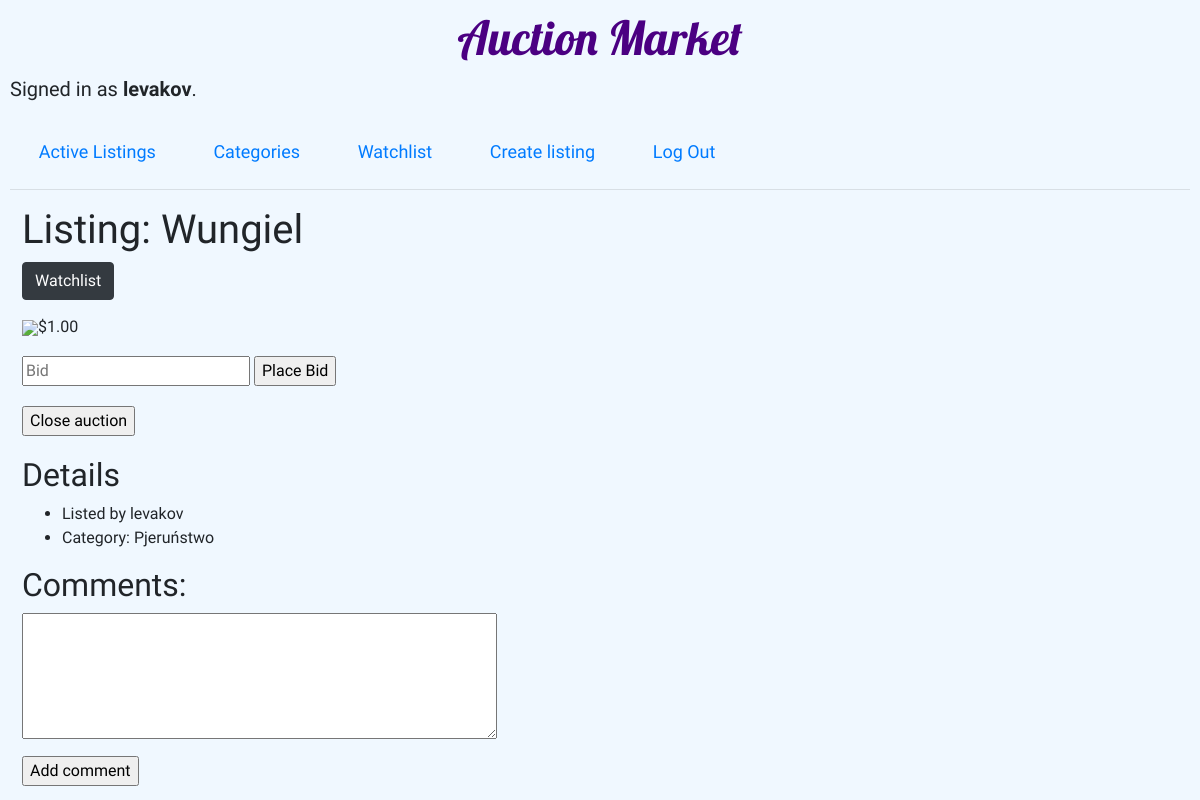
Before: /listings/5 (signed in) with the older database file.
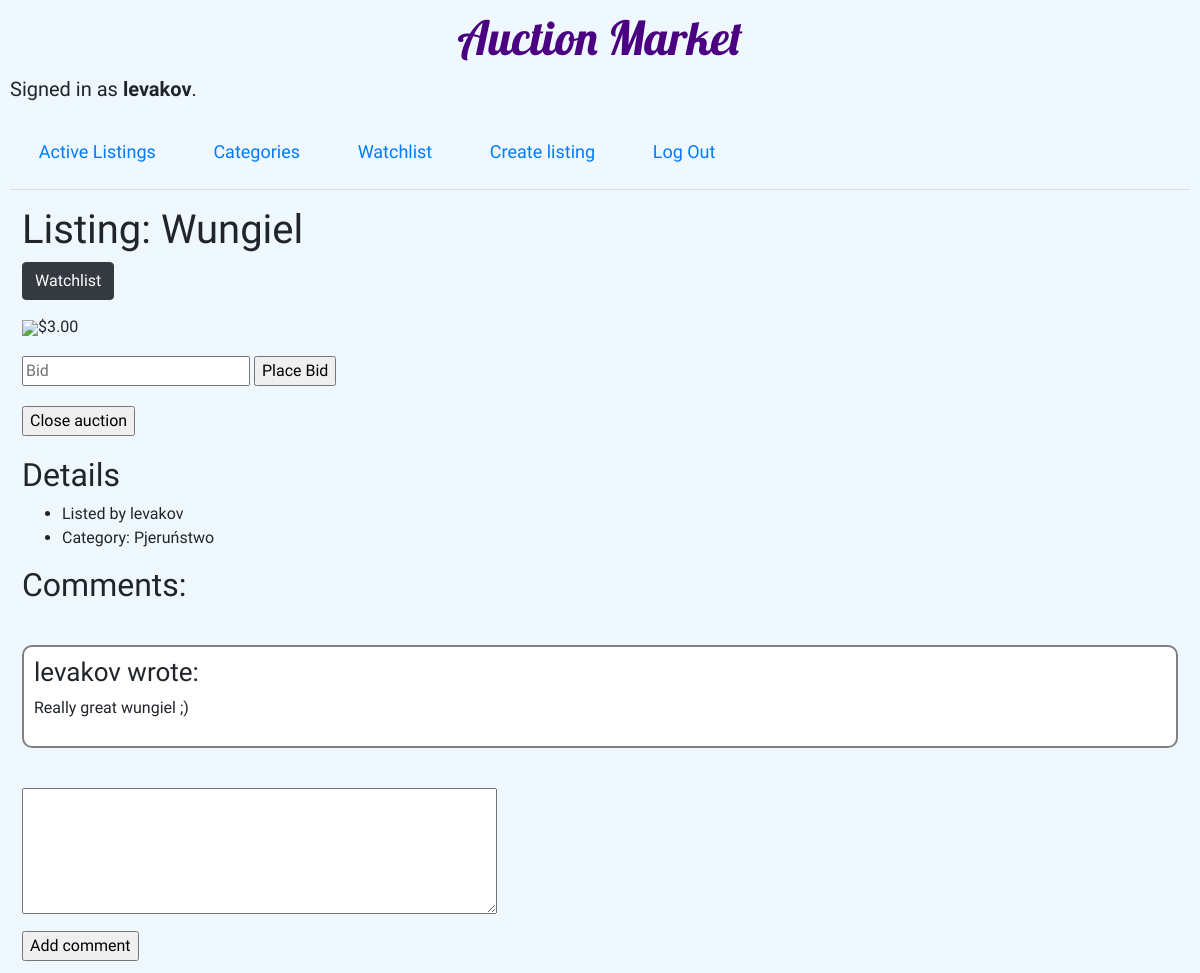
After: the same page with the newer database file.
### auctions/models.py (models this page shows, shortened)
class Auctions(models.Model):
    name = models.CharField(max_length=64)
    category = models.CharField(max_length=32)
    photo = models.URLField()
    listed_by = models.ForeignKey(User, on_delete=models.CASCADE, related_name="listed")

class User(AbstractUser):
    pass

class Comments(models.Model):
    auction_id = models.ForeignKey(Auctions, on_delete=models.CASCADE, related_name="auction_comments")
    user_id = models.ForeignKey(User, on_delete=models.CASCADE, related_name="user_comments")
    comment = models.CharField(max_length=1024)

### auctions/views.py (the view)
# urls.py: path("listings/<int:id>", views.listing, name="listing"),
def listing(request, id, alert=None):
    auction = Auctions.objects.get(id=id)
    auction.price = utils.get_actual_price(auction)
    user_name = request.user.username
    logged_user = User.objects.get(username=user_name)
    if request.method == "POST":
        if 'bid' in request.POST:
            bid = utils.get_number(request.POST["bid"])
            if bid is None:
                alert = "Error: Your bid must be a number"
                is_bid_correct = False
            else:
                is_bid_correct = True
            if is_bid_correct and auction.price >= bid:
                alert = "Error: Your bid must be bigger than actual price"
                is_bid_correct = False
            if is_bid_correct is False:
                return HttpResponseRedirect(reverse("listing", args=(id , alert)))
            else:
                new_bid = Bids(auction_id=auction, user_id=logged_user, price=bid)
                new_bid.save()
                alert= "Added new bid"
                return HttpResponseRedirect(reverse("listing", args=(id , alert)))
        elif 'comment' in request.POST:
            new_comment = request.POST["comment"]
            print(new_comment)
            comment = Comments(auction_id=auction, user_id=logged_user, comment=new_comment)
            comment.save()
            return HttpResponseRedirect(reverse("listing", args=(id, )))
        else:
            auction.delete()
            return HttpResponseRedirect(reverse("index"))
    else:
        if str(auction.listed_by) == user_name:
            my_auction = True
        else:
            my_auction = False
        auction.price = format(auction.price, '.2f')
        comments = Comments.objects.filter(auction_id=auction)
        return render(request, "auctions/listing.html",{
            "auction": auction,
            "alert": alert,
            "my_auction": my_auction,
            "comments": comments
        })

### auctions/utils.py (called while the page is built)
def get_actual_price(auction):
    bids = auction.auction_bids.all()
    max_bid = bids.order_by('-price').first()
    price = round(max_bid.price, 2)
    return price

### auctions/templates/auctions/listing.html (shortened to what this page needs)
{% extends "auctions/layout.html" %}
{% block body %}
    <div class="listing-box">
        <h1>Listing: {{auction.name }}</h1>
        {% if user.is_authenticated %}
            <form action="{% url 'watchlist'%}" method="post">
                <input class="btn btn-dark" type="submit" value="Watchlist">
            </form>
        {% endif %}
        <img id="listing-photo" src={{ auction.photo }} >
        <h2>${{ auction.price }}</h2>
        {% if user.is_authenticated %}
            <form action="{% url 'listing' auction.id %}" method="post">
                <input type="text" name="bid" placeholder="Bid">
                <input type="submit" value="Place Bid">
            </form>
        {% endif %}
        {% if my_auction %}
        <form id="close-auction" action="{% url 'listing' auction.id %}" method="post">
            <input type="submit" value="Close auction">
        </form>
        {% endif %}
        <h2>Details</h2>
        <ul>
            <li>Listed by {{ auction.listed_by}}</li>
            <li>Category: {{ auction.category}}</li>
        </ul>
        <h2>Comments:</h2>
        {% for comment in comments %}
            <div class="comment-box">
                <h2>{{ comment.user_id }} wrote:</h2>
                <p>{{ comment.comment }}</p>
            </div>
        {% endfor %}
        <form action="{% url 'listing' auction.id %}" method="post">
            <textarea name="comment" rows="5" cols="50"></textarea>
            <input id="add-comment" type="submit" value="Add comment">
        </form>
    </div>
{% endblock %}

Changed rows visible on the page:
computed for Auctions "Wungiel": price "1.00" → "3.00"
added Comments: user_id "levakov", comment "Really great wungiel ;)"
